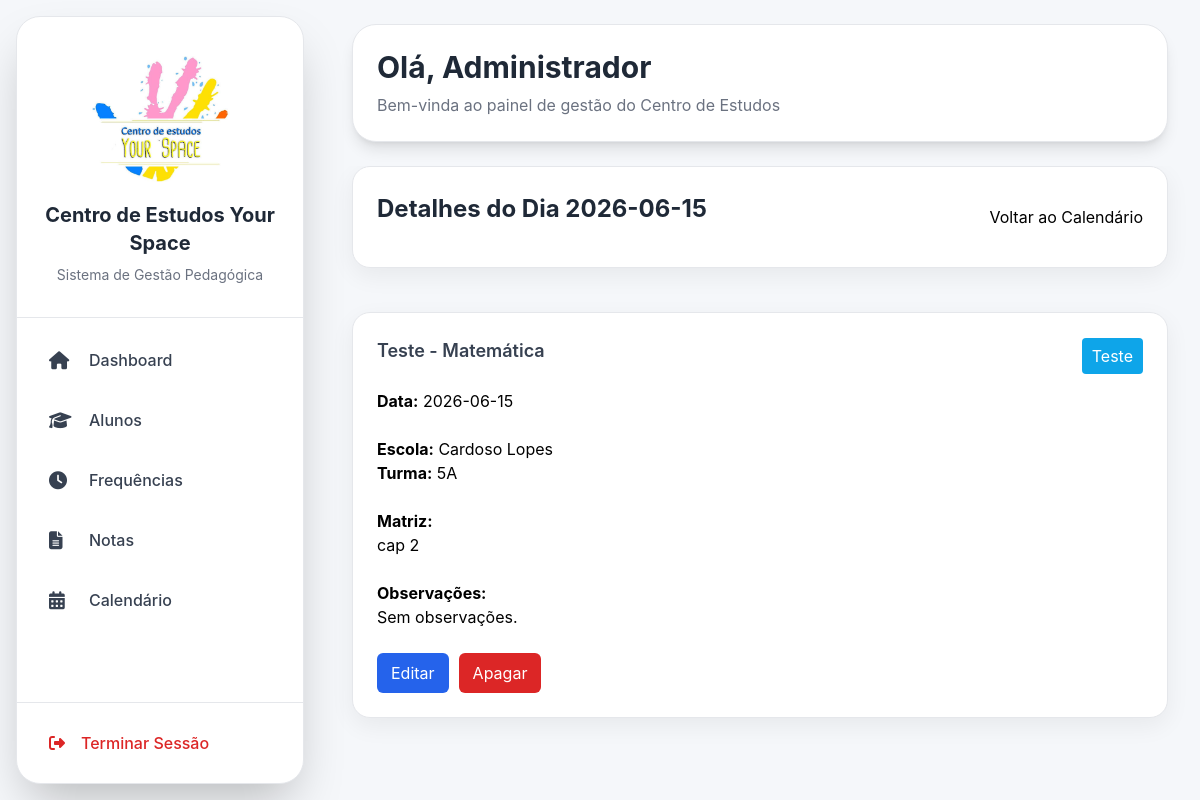
/calendario/dia/2026-06-15, run on the app's committed database.
### models/configuracao_centro.py (models this page shows)
class ConfiguracaoCentro(db.Model):
    __tablename__ = "configuracao_centro"
    id = db.Column(
        db.Integer,
        primary_key=True
    )
    nome_centro = db.Column(
        db.String(200),
        default=""
    )
    morada = db.Column(
        db.String(300),
        default=""
    )
    codigo_postal = db.Column(
        db.String(20),
        default=""
    )
    telefone = db.Column(
        db.String(50),
        default=""
    )
    whatsapp = db.Column(
        db.String(50),
        default=""
    )
    email = db.Column(
        db.String(200),
        default=""
    )
    logo = db.Column(
        db.String(300),
        default=""
    )

### models/teste.py (models this page shows)
class Teste(db.Model):
    __tablename__ = "testes"
    id = db.Column(
        db.Integer,
        primary_key=True
    )
    aluno_id = db.Column(
        db.Integer,
        db.ForeignKey("alunos.id"),
        nullable=True
    )
    escola = db.Column(
        db.String(150),
        default=""
    )
    turma = db.Column(
        db.String(100),
        default=""
    )
    disciplina = db.Column(
        db.String(100),
        nullable=False
    )
    data_teste = db.Column(
        db.String(20),
        nullable=False
    )
    matriz = db.Column(
        db.Text
    )
    observacoes = db.Column(
        db.Text
    )

### routes/calendario.py (the view, shortened to what this page needs)
@calendario_bp.route(
    "/calendario/dia/<data>"
)
def detalhe_dia(data):
    eventos = Evento.query.filter_by(
        data=data
    ).all()
    testes = Teste.query.filter_by(
        data_teste=data
    ).all()
    registos = []
    for teste in testes:
        registos.append(
            {
                "id": teste.id,
                "titulo": f"Teste - {teste.disciplina}",
                "data": teste.data_teste,
                "tipo": "Teste",
                "descricao": teste.observacoes,
                "matriz": teste.matriz,
                "escola": teste.escola,
                "turma": teste.turma,
                "nao_letivo": False,
                "origem": "teste",
                "editar_url": url_for(
                    "testes.editar_teste",
                    id=teste.id
                ),
                "apagar_url": url_for(
                    "testes.apagar_teste",
                    id=teste.id
                ),
                "confirmacao_apagar": (
                    "Apagar este teste?"
                )
            }
        )
    return render_template(
        "calendario_dia.html",
        data=data,
        eventos=registos,
        cores_tipo=CORES_TIPO
    )

### app.py (called while the page is built)
@app.context_processor
def inject_configuracao():
    configuracao = ConfiguracaoCentro.query.first()
    return dict(
        configuracao_global=configuracao
    )

### templates/calendario_dia.html (shortened to what this page needs)
{% extends "base.html" %}
{% block conteudo %}
<div class="card">
    <div
        style="
            display:flex;
            justify-content:space-between;
            align-items:center;
        "
    >
        <h2>
            Detalhes do Dia {{ data }}
        </h2>
        <a href="/calendario">
            Voltar ao Calendário
        </a>
    </div>
</div>
<br>
{% if eventos %}
    {% for evento in eventos %}
        <div class="card">
            <div
                style="
                    display:flex;
                    justify-content:space-between;
                    align-items:center;
                    margin-bottom:15px;
                "
            >
                <h3>
                    {{ evento.titulo }}
                </h3>
                <span
                    style="
                        background:
                        {{ cores_tipo.get(evento.tipo, '#6b7280') }};
                        color:white;
                        padding:6px 10px;
                        border-radius:4px;
                    "
                >
                    {{ evento.tipo|replace("Evento", "Teste") }}
                </span>
            </div>
            <p>
                <strong>Data:</strong>
                {{ evento.data }}
            </p>
            <br>
            {% if evento.origem == "teste" %}
                <p>
                    <strong>Escola:</strong>
                    {{ evento.escola or "Sem escola definida" }}
                </p>
                <p>
                    <strong>Turma:</strong>
                    {{ evento.turma or "Sem turma definida" }}
                </p>
                <br>
                <p>
                    <strong>Matriz:</strong>
                </p>
                <p>
                    {% if evento.matriz %}
                        {{ evento.matriz }}
                    {% else %}
                        Sem matriz definida.
                    {% endif %}
                </p>
                <br>
                <p>
                    <strong>Observações:</strong>
                </p>
                <p>
                    {% if evento.descricao %}
                        {{ evento.descricao }}
                    {% else %}
                        Sem observações.
                    {% endif %}
                </p>
                <br>
            {% endif %}
            <div
                style="
                    display:flex;
                    gap:10px;
                "
            >
                <a
                    href="{{ evento.editar_url }}"
                    style="
                        background:#2563eb;
                        color:white;
                        padding:8px 14px;
                        text-decoration:none;
                        border-radius:6px;
                    "
                >
                    Editar
                </a>
                <a
                    href="{{ evento.apagar_url }}"
                    onclick="return confirm('{{ evento.confirmacao_apagar }}');"
                    style="
                        background:#dc2626;
                        color:white;
                        padding:8px 14px;
                        text-decoration:none;
                        border-radius:6px;
                    "
                >
                    Apagar
                </a>
            </div>
        </div>
        <br>
    {% endfor %}
{% else %}
    <div class="card">
        <p>
            Não existem registos para esta data.
        </p>
    </div>
{% endif %}
{% endblock %}

### templates/base.html (shortened to what this page needs)
<!DOCTYPE html>
<html lang="pt">
<head>
    <script src="https://cdn.tailwindcss.com"></script>
    <link rel="stylesheet"
          href="https://cdnjs.cloudflare.com/ajax/libs/font-awesome/6.4.0/css/all.min.css">
</head>
<body class="flex h-screen overflow-hidden">
    <div class="w-72 bg-white flex flex-col justify-between m-4 rounded-3xl shadow-2xl border border-gray-200">
        <div>
            <div class="px-6 py-8 border-b border-gray-200 text-center">
    {% if configuracao_global and configuracao_global.logo %}
        <img
            src="{{ url_for('static', filename='logos/' + configuracao_global.logo) }}"
            alt="Logótipo"
            style="
                width:140px;
                height:140px;
                object-fit:contain;
                margin:0 auto 12px auto;
            "
        >
    {% endif %}
    <h1 class="text-xl font-bold text-gray-800">
        {% if configuracao_global and configuracao_global.nome_centro %}
            {{ configuracao_global.nome_centro }}
        {% else %}
            Centro de Estudos
        {% endif %}
    </h1>
    <p class="text-sm text-gray-500 mt-2">
        Sistema de Gestão Pedagógica
    </p>
</div>
            <nav class="p-4 space-y-2">
                <a href="/"
                   class="flex items-center gap-4 px-4 py-3 rounded-2xl text-gray-700 hover:bg-blue-50 hover:text-blue-700 transition-all">
                    <i class="fa-solid fa-house text-lg w-6"></i>
                    <span class="font-medium text-base">Dashboard</span>
                </a>
                <a href="/alunos"
                   class="flex items-center gap-4 px-4 py-3 rounded-2xl text-gray-700 hover:bg-blue-50 hover:text-blue-700 transition-all">
                    <i class="fa-solid fa-graduation-cap text-lg w-6"></i>
                    <span class="font-medium text-base">Alunos</span>
                </a>
                <a href="/frequencias"
                   class="flex items-center gap-4 px-4 py-3 rounded-2xl text-gray-700 hover:bg-blue-50 hover:text-blue-700 transition-all">
                    <i class="fa-solid fa-clock text-lg w-6"></i>
                    <span class="font-medium text-base">Frequências</span>
                </a>
                <a href="/notas"
                   class="flex items-center gap-4 px-4 py-3 rounded-2xl text-gray-700 hover:bg-blue-50 hover:text-blue-700 transition-all">
                    <i class="fa-solid fa-file-lines text-lg w-6"></i>
                    <span class="font-medium text-base">Notas</span>
                </a>
                <a href="/calendario"
                   class="flex items-center gap-4 px-4 py-3 rounded-2xl text-gray-700 hover:bg-blue-50 hover:text-blue-700 transition-all">
                    <i class="fa-solid fa-calendar-days text-lg w-6"></i>
                    <span class="font-medium text-base">Calendário</span>
                </a>
            </nav>
        </div>
        <div class="p-4 border-t border-gray-200">
            <a href="{{ url_for('logout') }}"
               class="flex items-center gap-4 px-4 py-3 rounded-2xl text-red-600 hover:bg-red-50 transition-all">
                <i class="fa-solid fa-right-from-bracket"></i>
                <span class="font-medium">
                    Terminar Sessão
                </span>
            </a>
        </div>
    </div>
    <div class="flex-1 flex flex-col overflow-hidden">
        <header class="px-8 py-6">
            <div class="bg-white rounded-3xl shadow-lg p-6 border border-gray-200">
                <h2 class="text-3xl font-bold text-gray-800">
                    Olá, {{ session.get('nome', 'Administrador') }}
                </h2>
                <p class="text-gray-500 mt-2">
                    Bem-vinda ao painel de gestão do Centro de Estudos
                </p>
            </div>
        </header>
        <main class="flex-1 overflow-y-auto px-8 pb-8">
            {% block conteudo %}
            {% endblock %}
        </main>
    </div>
</body>
</html>

### templates/base.html (style rules this page uses)
body { background:#f5f7fa; font-family:'Inter',sans-serif; }
.card { background:white; border-radius:18px; padding:24px; box-shadow:0 8px 24px rgba(0,0,0,0.06); margin-bottom:20px; border:1px solid #e5e7eb; }
.card h2 { font-size:24px; font-weight:700; margin-bottom:16px; color:#1f2937; }
.card h3 { font-size:18px; font-weight:600; margin-bottom:10px; color:#374151; }
a { text-decoration:none; }

### data on the page
ConfiguracaoCentro: logo (picture), nome_centro "Centro de Estudos Your Space"
Teste: titulo "Teste - Matemática", tipo "Teste", data "2026-06-15", escola "Cardoso Lopes", turma "5A", matriz "cap 2"

### other printed values
{{ session.get('nome', 'Administrador') }} "Administrador"
{{ data }} "2026-06-15"
